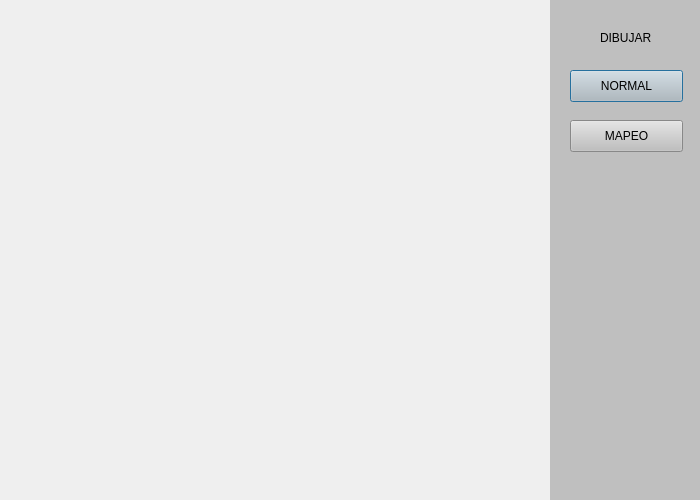
<?xml version="1.0" encoding="UTF-8"?>
<ui version="4.0">
 <class>Dialog</class>
 <widget class="QDialog" name="Dialog">
  <property name="geometry">
   <rect>
    <x>0</x>
    <y>0</y>
    <width>700</width>
    <height>500</height>
   </rect>
  </property>
  <property name="windowTitle">
   <string>Dialog</string>
  </property>
  <widget class="QWidget" name="widget" native="true">
   <property name="geometry">
    <rect>
     <x>550</x>
     <y>0</y>
     <width>200</width>
     <height>500</height>
    </rect>
   </property>
   <property name="autoFillBackground">
    <bool>false</bool>
   </property>
   <property name="styleSheet">
    <string notr="true">background-color: rgb(191, 191, 191);</string>
   </property>
   <widget class="QPushButton" name="pushButton">
    <property name="geometry">
     <rect>
      <x>20</x>
      <y>70</y>
      <width>113</width>
      <height>32</height>
     </rect>
    </property>
    <property name="text">
     <string>NORMAL</string>
    </property>
   </widget>
   <widget class="QPushButton" name="pushButton_2">
    <property name="geometry">
     <rect>
      <x>20</x>
      <y>120</y>
      <width>113</width>
      <height>32</height>
     </rect>
    </property>
    <property name="text">
     <string>MAPEO</string>
    </property>
   </widget>
   <widget class="QLabel" name="label">
    <property name="geometry">
     <rect>
      <x>50</x>
      <y>30</y>
      <width>60</width>
      <height>16</height>
     </rect>
    </property>
    <property name="text">
     <string>DIBUJAR</string>
    </property>
   </widget>
  </widget>
 </widget>
 <resources/>
 <connections/>
</ui>
